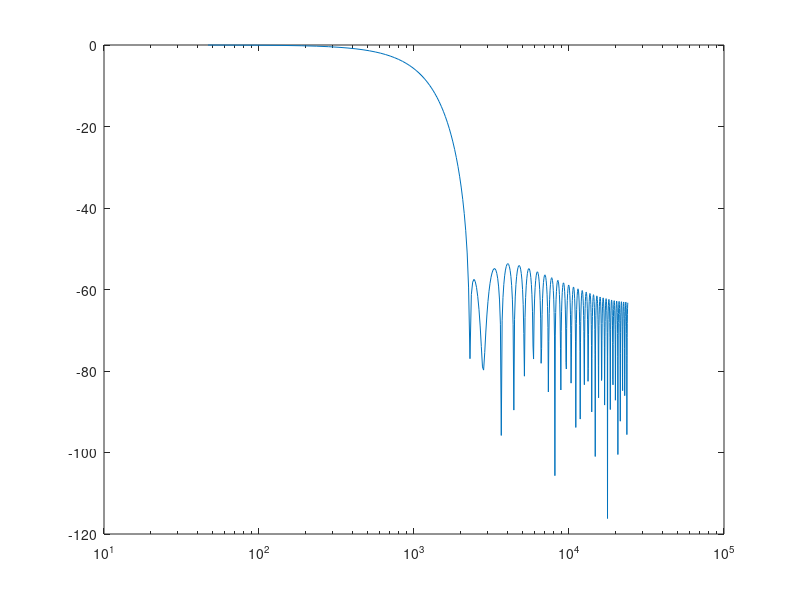
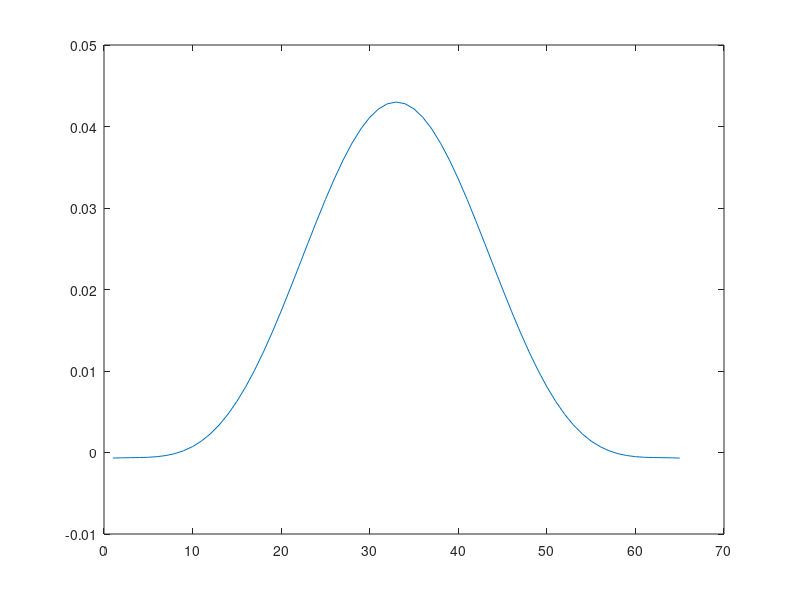

Here is the MATLAB script that generated these plots, in order:
% Low pass FIR filter design
close all
clear
pkg load signal
Fs=48000; % Sample rate used by the board
Fpass=1000; % Set the cut-off to 8kHz
Fstop=Fpass*1.5;
Wp=Fpass/(Fs/2);
Order=64;
b=fir1(Order,Wp);
[h,w]=freqz(b); %,1,1024,Fs);
mag=20*log10(abs(h));
semilogx(w*(Fs/(2*pi)), mag)
bq=floor(b*32767/max(b));
t=0:1/Fs:100e-3;
vin=32767*sin(2*pi*8000*t);
y=filtfilt(b,1,vin);
ScaleFactor=Fpass/max(b);
%plot(b*ScaleFactor)
figure()
plot(b)

